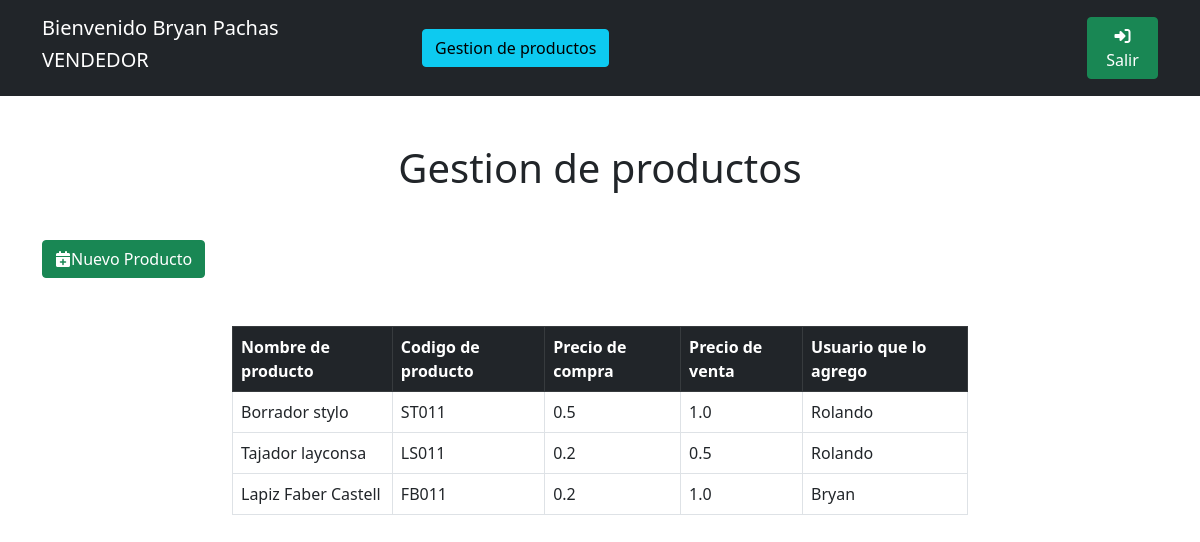
Screenshot of /gestionProductos (signed in) with the database file from the repository.
### gestion_tienda/models.py (models this page shows)
class datosUsuario(models.Model):
    user = models.OneToOneField(User,on_delete=models.CASCADE)
    Nombre = models.CharField(default='NOMBRE',max_length=30)
    Apellido =models.CharField(default='APELLIDO',max_length=30)
    Email = models.EmailField()
    Username = models.CharField(default='USERNAME',max_length=30)
    Contrasena = models.CharField(default='PASSWORD',max_length=30)
    RolUsuario = models.CharField(default='ROL',max_length=512)
    NoCelular = models.CharField(default='999999999',max_length=11)
    FechaIngreso = models.DateField(default=date.today)

class Producto(models.Model):
    NombreProducto=models.CharField(default='NOMBREPRODUCTO',max_length=30)
    Codigo=models.CharField(default='CODIGO',max_length=30)
    PrecioCompra=models.FloatField(default=0.00)
    PrecioVenta=models.FloatField(default=0.00)
    Usuario=models.ForeignKey(User,on_delete=models.CASCADE)

### gestion_tienda/views.py (the view)
# urls.py: path('gestionProductos',views.gestionProductos,name='gestionProductos'),
def gestionProductos(request):
    productosUsuario=Producto.objects.all()
    return render(request,'gestionProductos.html',{
        'productosUsuario': productosUsuario
    })

### gestion_tienda/templates/gestionProductos.html (shortened to what this page needs)
<!DOCTYPE html>
<html lang="en">
<head>
    <link rel="stylesheet" href="https://cdnjs.cloudflare.com/ajax/libs/font-awesome/6.4.0/css/all.min.css" />
    <link href="https://cdn.jsdelivr.net/npm/bootstrap@5.0.2/dist/css/bootstrap.min.css" rel="stylesheet">
</head>
<body>
    <div class="bg-dark">
        <div class="container">
            <div class="row justify-content-between align-items-center">
                <div class="col-4 mt-3 mb-3 text-white">
                    <div class="row">
                        <h5>Bienvenido {{ user.first_name }} {{ user.last_name }}</h5>
                    </div>
                    <div class="row">
                        <h5>{{ user.datosusuario.RolUsuario}}</h5>
                    </div>
                </div>
                <div class="col">
                    <a class="btn btn-info" href="{% url 'gestion_tienda:gestionProductos' %}">Gestion de productos</a>
                </div>
                <div class="col-1">
                    <a class="btn btn-success" href="{% url 'gestion_tienda:cerrarSesion' %}">
                       <i class="fa-solid fa-right-to-bracket"></i>Salir
                    </a>
                </div>
            </div>
        </div>
    </div>
    <div class="mt-5 text-center mb-3">
        <h1>Gestion de productos</h1>
    </div>
    <div class="container mt-5">
        <div class="row justify-content-between">
            <div class="col-2 text-start">
                <button class="btn btn-success" data-bs-toggle="modal" data-bs-target="#nuevoProducto"><i class="fa-solid fa-calendar-plus"></i>Nuevo Producto</button>
            </div>
        </div>
    </div>
    <div class="mt-5 container">
        <div class="row justify-content-center">
            <div class="col-8">
                <table class="table table-bordered">
                    <thead class="table-dark">
                        <th>Nombre de producto</th>
                        <th>Codigo de producto</th>
                        <th>Precio de compra</th>
                        <th>Precio de venta</th>
                        <th>Usuario que lo agrego</th>
                    </thead>
                    <tbody>
                        {% for producto in productosUsuario %}
                        <tr>
                            <td>{{ producto.NombreProducto }}</td>
                            <td>{{ producto.Codigo }}</td>
                            <td>{{ producto.PrecioCompra}}</td>
                            <td>{{ producto.PrecioVenta}}</td>
                            <td>{{ producto.Usuario.datosusuario.Nombre}}</td>
                        </tr>
                        {% endfor %}
                    </tbody>
                </table>
            </div>
        </div>
    </div>
</body>
</html>

### rows the page displays
Producto: NombreProducto "Borrador stylo", Codigo "ST011", PrecioCompra "0.5", PrecioVenta "1.0", Usuario.datosusuario.Nombre "Rolando"
Producto: NombreProducto "Tajador layconsa", Codigo "LS011", PrecioCompra "0.2", PrecioVenta "0.5", Usuario.datosusuario.Nombre "Rolando"
Producto: NombreProducto "Lapiz Faber Castell", Codigo "FB011", PrecioCompra "0.2", PrecioVenta "1.0", Usuario.datosusuario.Nombre "Bryan"

### other values shown
{{ user.first_name }} "Bryan"
{{ user.last_name }} "Pachas"
{{ user.datosusuario.RolUsuario }} "VENDEDOR"
